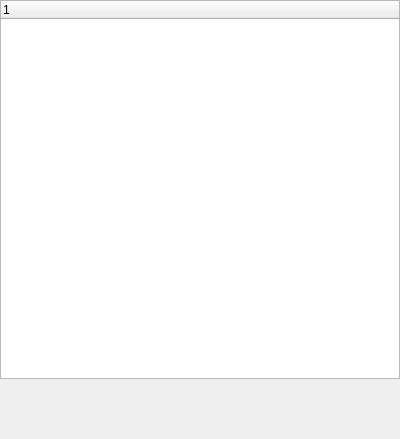
<?xml version="1.0" encoding="UTF-8"?>
<ui version="4.0">
 <class>ContractWidgetHX</class>
 <widget class="QWidget" name="ContractWidgetHX">
  <property name="geometry">
   <rect>
    <x>0</x>
    <y>0</y>
    <width>400</width>
    <height>439</height>
   </rect>
  </property>
  <property name="windowTitle">
   <string>Form</string>
  </property>
  <layout class="QVBoxLayout" name="verticalLayout">
   <property name="spacing">
    <number>0</number>
   </property>
   <property name="leftMargin">
    <number>0</number>
   </property>
   <property name="topMargin">
    <number>0</number>
   </property>
   <property name="rightMargin">
    <number>0</number>
   </property>
   <property name="bottomMargin">
    <number>0</number>
   </property>
   <item>
    <widget class="QSplitter" name="splitter">
     <property name="orientation">
      <enum>Qt::Vertical</enum>
     </property>
     <property name="handleWidth">
      <number>1</number>
     </property>
     <widget class="QTreeWidget" name="treeWidget">
      <column>
       <property name="text">
        <string notr="true">1</string>
       </property>
      </column>
     </widget>
     <widget class="FunctionWidgetHX" name="functionWidget" native="true"/>
    </widget>
   </item>
  </layout>
 </widget>
 <customwidgets>
  <customwidget>
   <class>FunctionWidgetHX</class>
   <extends>QWidget</extends>
   <header>contractwidget/functionwidgethx.h</header>
   <container>1</container>
  </customwidget>
 </customwidgets>
 <resources/>
 <connections/>
</ui>
